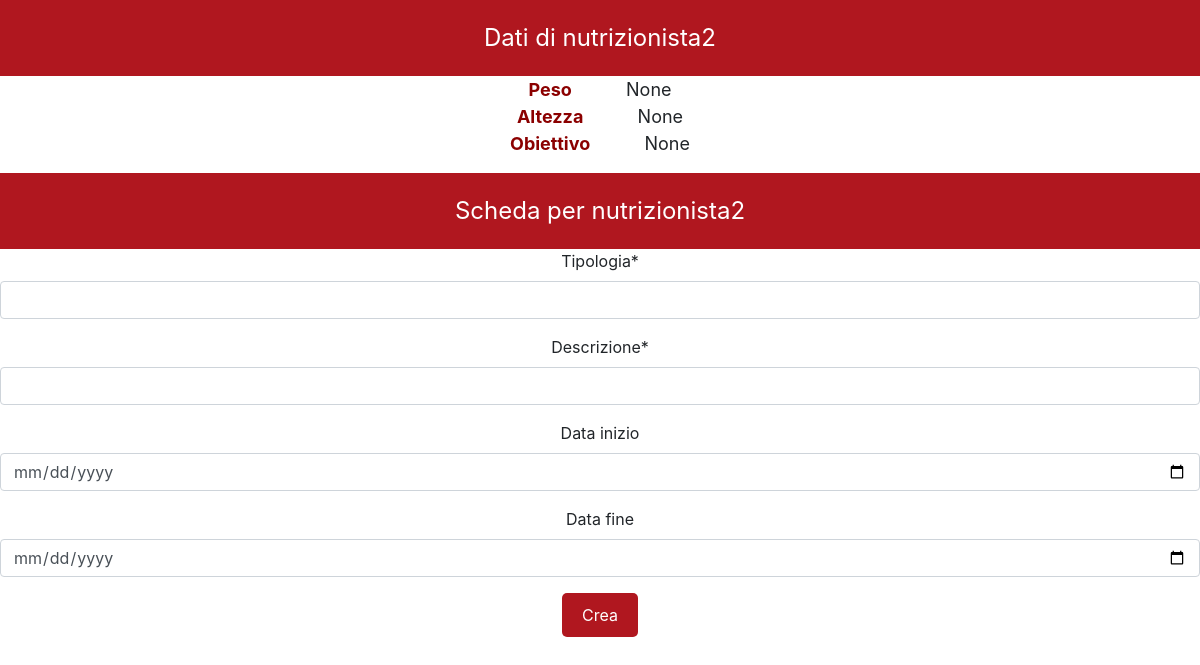
The app's page /workout/crea_scheda/4/ with its own data.
### Users/models.py (models this page shows)
class MyUser(AbstractUser):
    sesso = models.CharField(max_length=10, choices=SESSO)
    peso = models.FloatField(blank=True, null=True)
    altezza = models.FloatField(blank=True, null=True)
    tipo_abbonamento = models.IntegerField(default=1)
    fine_abbonamento = models.DateField(blank=True, null=True)
    immagine_profilo = models.ImageField(upload_to="fotouser/", blank=True)
    obiettivo = models.CharField(max_length=400, blank=True, null=True)

### Workout/views.py (the view, shortened to what this page needs)
# urls.py: path('crea_scheda/<int:user_pk>/', SchedaCreateView.as_view(), name="crea_scheda"),
class SchedaCreateView(GroupRequiredMixin, CreateView):
    template_name = "Workout/crea_scheda.html"
    form_class = SchedaCreateForm
    group_required = ["pt"]
    def get_user(self):
        my_user = MyUser.objects.get(pk=self.kwargs.get('user_pk'))
        return my_user
    def get_context_data(self, **kwargs):
        context = super().get_context_data()
        context['my_user'] = self.get_user()
        return context

### Workout/forms.py
class SchedaCreateForm(forms.ModelForm):
    helper = FormHelper()
    helper.form_id = "scheda_create_form"
    helper.form_method = "POST"
    helper.add_input(Submit('submit', 'submit'))
    data_inizio = forms.DateField(widget=forms.DateInput(attrs={'type': 'date'}), required=False)
    data_fine = forms.DateField(widget=forms.DateInput(attrs={'type': 'date'}),required=False)
    class Meta:
        model = Scheda
        exclude = ['my_user']

### Workout/templates/Workout/crea_scheda.html (shortened to what this page needs)
{% extends 'base.html' %}
{% load crispy_forms_filters %}
{% load crispy_forms_tags %}
{% block content %}
    <div class="text_red"> Dati di {{ my_user.username }}</div>
    <div style="text-align: center">
        <p class="testo-grande">
            <strong><span style="color: #8B0000">Peso </span> </strong>   {{ my_user.peso }}<br>
            <strong><span style="color: #8B0000">Altezza </span> </strong> {{ my_user.altezza }}<br>
            <strong><span style="color: #8B0000">Obiettivo </span> </strong> {{ my_user.obiettivo }}
        </p>
    </div>
    <div class="text_red"> Scheda per {{ my_user.username }}</div>
    <div style="text-align: center">
        <form method="POST">
            {{ form|crispy}}
            <input class="pulsante-rosso" type="submit" value="Crea">
        </form>
    </div>
{% endblock %}

### static/style/style.css (style rules this page uses)
.text_red { background-color: #B0171F; padding: 20px; color: white; font-size: 24px; text-align: center; }
.pulsante-rosso { background-color: #B0171F; color: white; padding: 10px 20px; border: none; border-radius: 5px; cursor: pointer; }
.testo-grande { font-size: 40px; }

### Workout/templates/Workout/crea_scheda.html (style rules this page uses)
.testo-grande { font-size: 18px; }

### records on screen
MyUser: username "nutrizionista2", peso "None", altezza "None", obiettivo "None"
